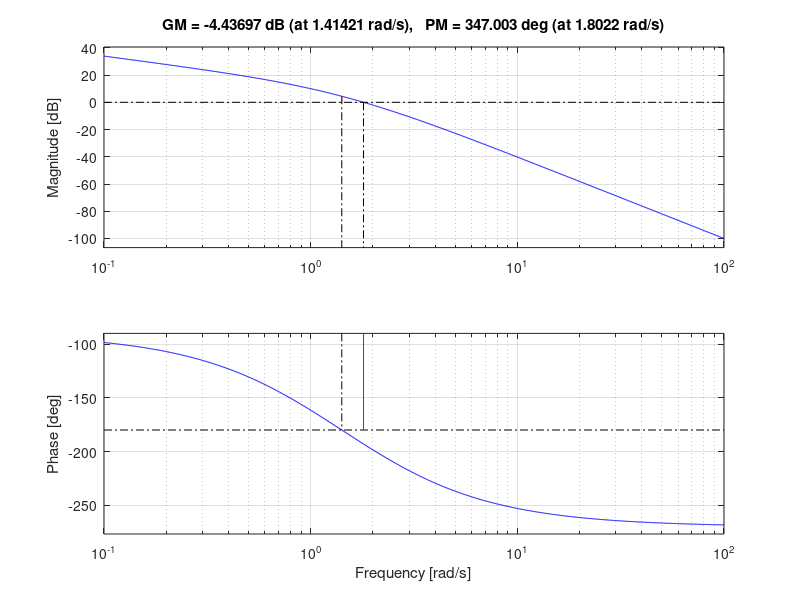
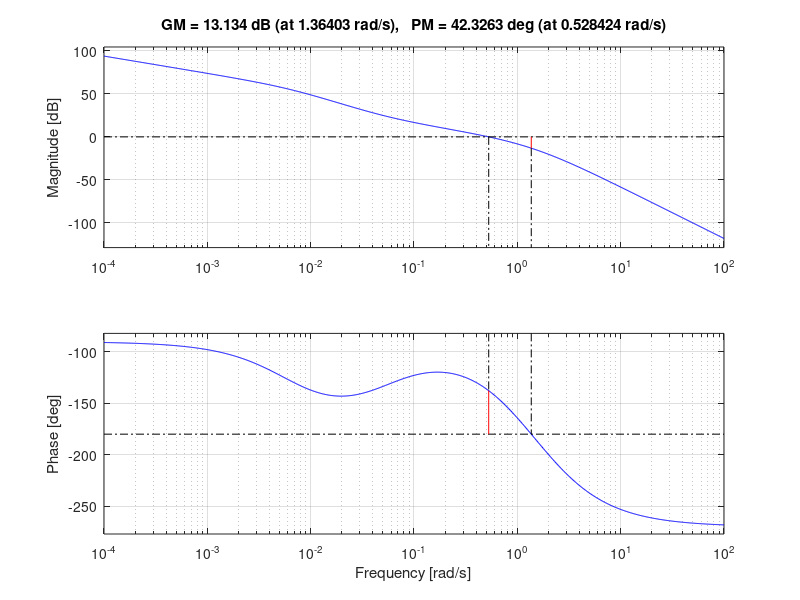

The MATLAB script that drew these images, in order:
clear all, close all, clc

s=tf('s');

G=1/s/(s+1)/(0.5*s+1);
MFd=40;
kc=5;

LA1=kc*G;
figure, margin(LA1);

Phi_s=7;  % entre 5 y 12

Phi=MFd+Phi_s-180;

wcg=0.53;

A=-18.2; %25.4 y 24

alpha= 10^(A/20);

T=10/alpha/wcg;

K=kc*(alpha*T*s+1)/(T*s+1);

LA=G*K;

LC=feedback(LA,1);
damp(LC)
figure, margin(LA)

